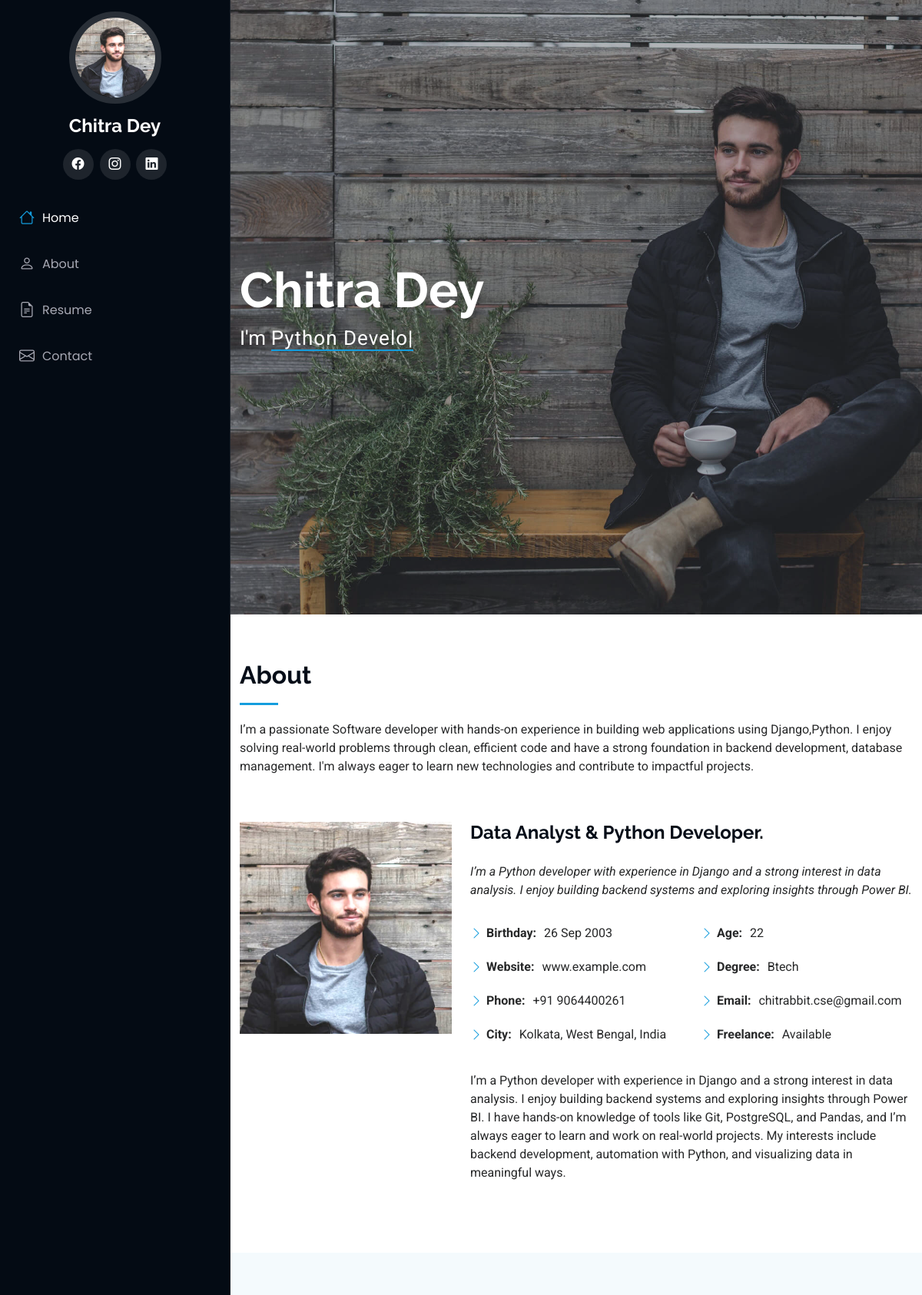
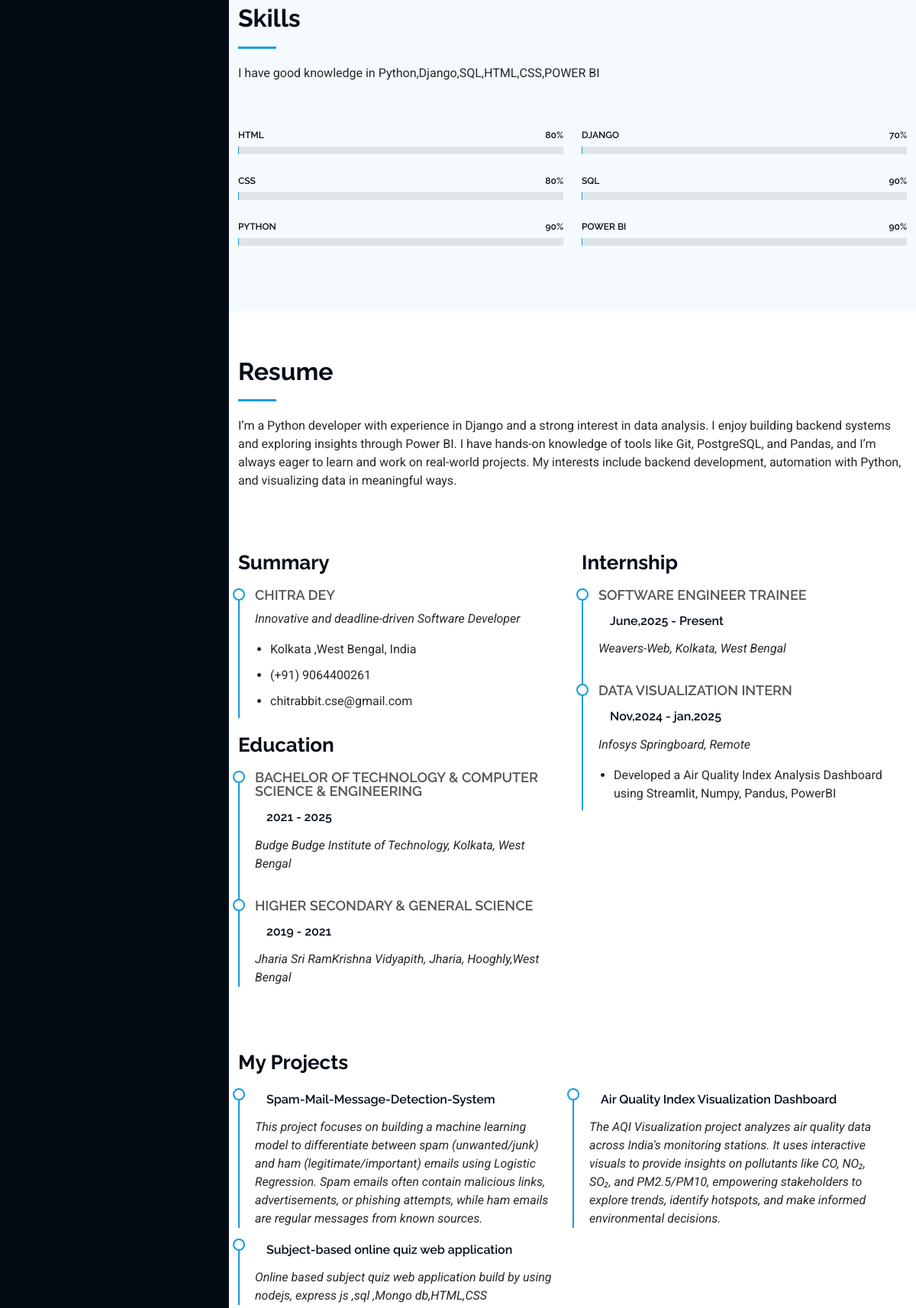
The page / (upper part) on the database its author committed (2 pictures, top to bottom).
### home/models.py (models this page shows, shortened)
class Project(models.Model):
    title = models.CharField(max_length=300)
    description = models.TextField()
    date_added=models.DateTimeField(auto_now_add = True)

### home/views.py (the view)
# urls.py: path('', views.home, name='home'),
def home(request):
    if request.method == 'POST':
        form = ContactForm(request.POST)
        if form.is_valid():
            form.save()
            messages.success(request, "Thanks for contacting me! I’ll reach back to you soon.")
            return redirect('home')  # make a thank-you page or use messages
    else:
        form = ContactForm()
    projects = Project.objects.all().order_by('-date_added')
    return render(request, 'home/index.html', {'form': form , 'projects': projects})
    return render(request, 'home/index.html')

### home/templates/home/index.html (shortened to what this page needs)
{% load static %}
<!DOCTYPE html>
<html lang="en">
<head>
  <link href="{% static 'vendor/bootstrap/css/bootstrap.min.css' %}" rel="stylesheet">
  <link href="{% static 'vendor/bootstrap-icons/bootstrap-icons.css' %}" rel="stylesheet">
  <link href="{% static 'vendor/aos/aos.css' %}"  rel="stylesheet">
  <link href="{% static 'vendor/glightbox/css/glightbox.min.css' %}" rel="stylesheet">
  <link href="{% static 'vendor/swiper/swiper-bundle.min.css' %}" rel="stylesheet">
  <link rel="stylesheet" href="{% static 'css/main.css'%}">
</head>
<body class="index-page">
  <header id="header" class="header dark-background d-flex flex-column">
    <div class="profile-img">
      <img src='{% static "img/my-profile-img.jpg"%}' alt="" class="img-fluid rounded-circle">
    </div>
    <a href="index.html" class="logo d-flex align-items-center justify-content-center">
      <h1 class="sitename">Chitra Dey</h1>
    </a>
    <div class="social-links text-center">
      <a href="#" class="facebook"><i class="bi bi-facebook"></i></a>
      <a href="#" class="instagram"><i class="bi bi-instagram"></i></a>
      <a href="#" class="linkedin"><i class="bi bi-linkedin"></i></a>
    </div>
    <nav id="navmenu" class="navmenu">
      <ul>
        <li><a href="#hero" class="active"><i class="bi bi-house navicon"></i>Home</a></li>
        <li><a href="#about"><i class="bi bi-person navicon"></i> About</a></li>
        <li><a href="#resume"><i class="bi bi-file-earmark-text navicon"></i> Resume</a></li>
        <li><a href="#contact"><i class="bi bi-envelope navicon"></i> Contact</a></li>
      </ul>
    </nav>
  </header>
  <main class="main">
    <section id="hero" class="hero section dark-background">
      <img src='{%static "img/hero-bg.jpg"%}' alt="" data-aos="fade-in" class="">
      <div class="container" data-aos="fade-up" data-aos-delay="100">
        <h2> Chitra Dey </h2>
        <p>I'm <span class="typed" data-typed-items="Python Developer, Dreamer, Photographer"></span></p>
      </div>
    </section>
    <section id="about" class="about section">
      <div class="container section-title" data-aos="fade-up">
        <h2>About</h2>
        <p>I’m a passionate Software developer with hands-on experience in building web applications using Django,Python. I enjoy solving real-world problems through clean, efficient code and have a strong foundation in backend development, database management. I'm always eager to learn new technologies and contribute to impactful projects.</p>
      </div>
      <div class="container" data-aos="fade-up" data-aos-delay="100">
        <div class="row gy-4 justify-content-center">
          <div class="col-lg-4">
            <img src='{% static "img/my-profile-img.jpg" %}' class="img-fluid" alt="">
          </div>
          <div class="col-lg-8 content">
            <h2>Data Analyst &amp; Python Developer.</h2>
            <p class="fst-italic py-3">
               I’m a Python developer with experience in Django and a strong interest in data analysis. I enjoy building backend systems and exploring insights through Power BI.
            <div class="row">
              <div class="col-lg-6">
                <ul>
                  <li><i class="bi bi-chevron-right"></i> <strong>Birthday:</strong> <span>26 Sep 2003</span></li>
                  <li><i class="bi bi-chevron-right"></i> <strong>Website:</strong> <span>www.example.com</span></li>
                  <li><i class="bi bi-chevron-right"></i> <strong>Phone:</strong> <span>+91 9064400261</span></li>
                  <li><i class="bi bi-chevron-right"></i> <strong>City:</strong> <span>Kolkata, West Bengal, India</span></li>
                </ul>
              </div>
              <div class="col-lg-6">
                <ul>
                  <li><i class="bi bi-chevron-right"></i> <strong>Age:</strong> <span>22</span></li>
                  <li><i class="bi bi-chevron-right"></i> <strong>Degree:</strong> <span>Btech</span></li>
                  <li><i class="bi bi-chevron-right"></i> <strong>Email:</strong> <span>chitrabbit.cse@gmail.com</span></li>
                  <li><i class="bi bi-chevron-right"></i> <strong>Freelance:</strong> <span>Available</span></li>
                </ul>
              </div>
            </div>
            <p class="py-3">
          I’m a Python developer with experience in Django and a strong interest in data analysis. I enjoy building backend systems and exploring insights through Power BI.
          I have hands-on knowledge of tools like Git, PostgreSQL, and Pandas, and I’m always eager to learn and work on real-world projects. My interests include backend development, automation with Python, and visualizing data in meaningful ways.
            </p>
          </div>
        </div>
      </div>
    </section>
    <section id="skills" class="skills section light-background">
      <div class="container section-title" data-aos="fade-up">
        <h2>Skills</h2>
        <p>I have good knowledge in Python,Django,SQL,HTML,CSS,POWER BI</p>
      </div>
      <div class="container" data-aos="fade-up" data-aos-delay="100">
        <div class="row skills-content skills-animation">
          <div class="col-lg-6">
            <div class="progress">
              <span class="skill"><span>HTML</span> <i class="val">80%</i></span>
              <div class="progress-bar-wrap">
              </div>
            </div>
            <div class="progress">
              <span class="skill"><span>CSS</span> <i class="val">80%</i></span>
              <div class="progress-bar-wrap">
              </div>
            </div>
            <div class="progress">
              <span class="skill"><span>Python</span> <i class="val">90%</i></span>
              <div class="progress-bar-wrap">
              </div>
            </div>
          </div>
          <div class="col-lg-6">
            <div class="progress">
              <span class="skill"><span>Django</span> <i class="val">70%</i></span>
              <div class="progress-bar-wrap">
              </div>
            </div>
            <div class="progress">
              <span class="skill"><span>SQL</span> <i class="val">90%</i></span>
              <div class="progress-bar-wrap">
              </div>
            </div>
            <div class="progress">
              <span class="skill"><span>Power BI</span> <i class="val">90%</i></span>
              <div class="progress-bar-wrap">
              </div>
            </div>
          </div>
        </div>
      </div>
    </section>
    <section id="resume" class="resume section">
      <div class="container section-title" data-aos="fade-up">
        <h2>Resume</h2>
        <p>
      I’m a Python developer with experience in Django and a strong interest in data analysis. I enjoy building backend systems and exploring insights through Power BI. I have hands-on knowledge of tools like Git, PostgreSQL, and Pandas, and I’m always eager to learn and work on real-world projects. My interests include backend development, automation with Python, and visualizing data in meaningful ways.
        </p>
      </div>
      <div class="container">
        <div class="row">
          <div class="col-lg-6" data-aos="fade-up" data-aos-delay="100">
            <h3 class="resume-title">Summary</h3>
            <div class="resume-item pb-0">
              <h4>Chitra Dey</h4>
              <p><em>Innovative and deadline-driven Software Developer</em></p>
              <ul>
                <li>Kolkata ,West Bengal, India</li>
                <li>(+91) 9064400261 </li>
                <li>chitrabbit.cse@gmail.com</li>
              </ul>
            </div>
            <h3 class="resume-title">Education</h3>
            <div class="resume-item">
              <h4>Bachelor Of Technology &amp; Computer Science & Engineering </h4>
              <h5>2021 - 2025</h5>
              <p><em>Budge Budge Institute of Technology, Kolkata, West Bengal</em></p>
            </div>
            <div class="resume-item">
              <h4>Higher Secondary &amp; General Science</h4>
              <h5>2019 - 2021</h5>
              <p><em>Jharia Sri RamKrishna Vidyapith, Jharia, Hooghly,West Bengal</em></p>
            </div>
          </div>
          <div class="col-lg-6" data-aos="fade-up" data-aos-delay="200">
            <h3 class="resume-title">Internship</h3>
            <div class="resume-item">
              <h4>Software Engineer Trainee</h4>
              <h5>June,2025 - Present</h5>
              <p><em>Weavers-Web, Kolkata, West Bengal </em></p>
            </div>
            <div class="resume-item">
              <h4>Data Visualization Intern</h4>
              <h5>Nov,2024 - jan,2025</h5>
              <p><em>Infosys Springboard, Remote</em></p>
              <ul>
                <li>Developed a Air Quality Index Analysis Dashboard using Streamlit, Numpy, Pandus, PowerBI</li>
              </ul>
            </div>
          </div>
          <div class="row mt-5">
    <div class="col-12">
      <h3 class="resume-title">My Projects</h3>
    </div>
    {% for project in projects %}
      <div class="col-md-6" data-aos="fade-up" data-aos-delay="200">
        <div class="resume-item">
          <h5>{{ project.title }}</h5>
          <p><em>{{ project.description }}</em></p>
        </div>
      </div>
    {% endfor %}
  </div>
        </div>
      </div>
    </section>
  </main>
</body>
</html>

### rows shown on the page
Project: title "Spam-Mail-Message-Detection-System", description "This project focuses on building a machine learning model to differentiate between spam (unwanted/junk) and ham (legitimate/important) emails using Logistic Regression. Spam emails often contain malicious links, advertisements, or phishing attempts, while ham emails are regular messages from known sources."
Project: title "Air Quality Index Visualization Dashboard", description "The AQI Visualization project analyzes air quality data across India's monitoring stations. It uses interactive visuals to provide insights on pollutants like CO, NO₂, SO₂, and PM2.5/PM10, empowering stakeholders to explore trends, identify hotspots, and make informed environmental decisions."
Project: title "Subject-based online quiz web application", description "Online based subject quiz web application build by using nodejs, express js ,sql ,Mongo db,HTML,CSS"
